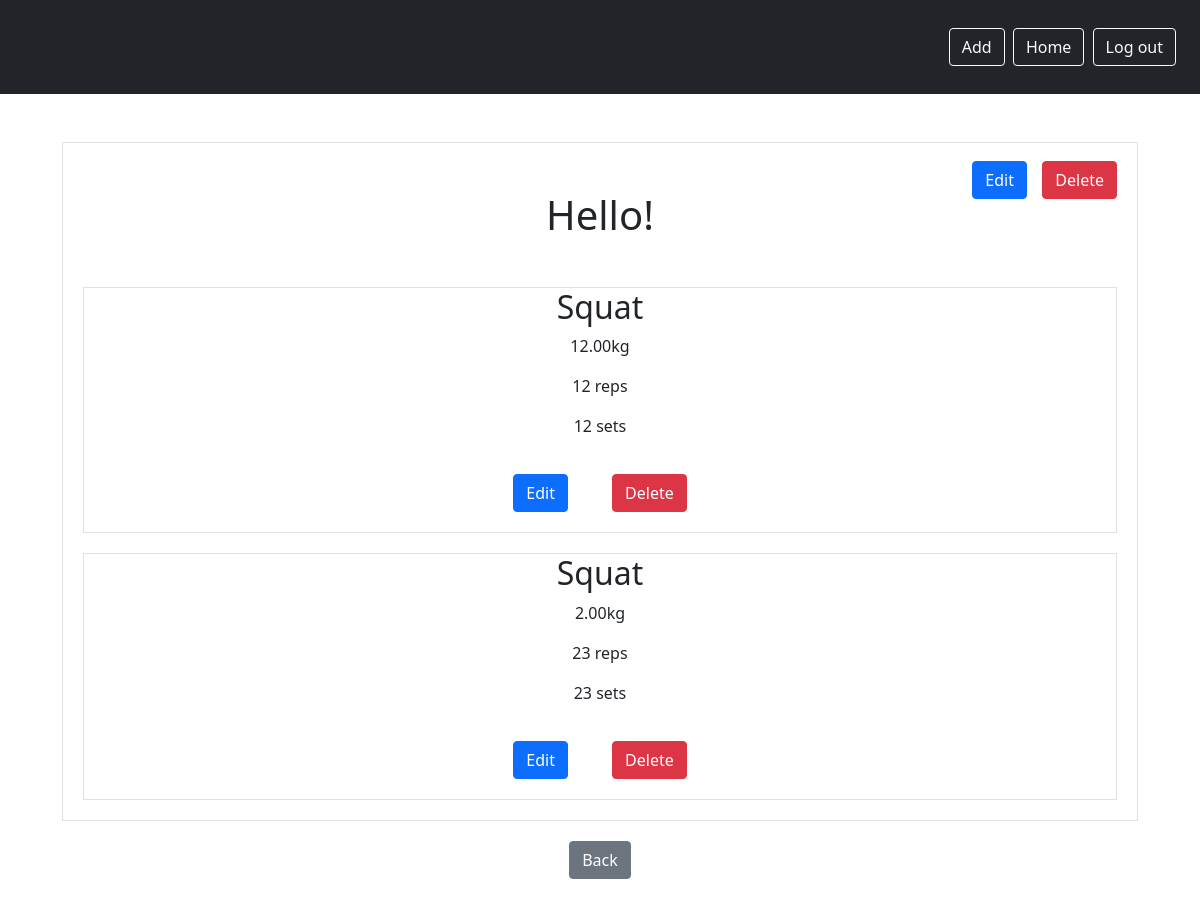
Screenshot of /workouts/11 (signed in) with the database file from the repository.
### workouts/models.py (models this page shows, shortened)
class Workouts(models.Model):
    title = models.CharField(max_length=200)
    created = models.DateTimeField(auto_now_add=True)
    user = models.ForeignKey(User, on_delete=models.CASCADE, related_name="workouts")

class Exercise(models.Model):
    workouts = forms.ModelChoiceField(queryset=Workouts.objects.all())
    exercise = models.CharField(max_length=100)
    weight = models.DecimalField(max_digits=6, decimal_places=2)
    reps = models.IntegerField()
    sets = models.IntegerField()
    workouts = models.ForeignKey(Workouts, on_delete=models.CASCADE)

### workouts/views.py (the view)
# urls.py: path('workouts/<int:pk>', views.WorkoutsDetailView.as_view(), name='workouts_detail'),
class WorkoutsDetailView(LoginRequiredMixin, DetailView):
    model = Workouts
    context_object_name = 'workout'
    login_url = '/admin'

### workouts/templates/workouts/workouts_detail.html (shortened to what this page needs)
{% load static %}
<!DOCTYPE html>
<html lang="en">
<head>
    <link href="https://cdn.jsdelivr.net/npm/bootstrap@5.0.1/dist/css/bootstrap.min.css" rel="stylesheet">
    <link rel="stylesheet" type="text/css" href="{% static 'css/styles.css' %}">
</head>
<body>
    <nav class="navbar navbar-dark bg-dark">
        <div class="ms-auto">
          {% if user.is_authenticated %}
          <a href="{% url 'exercise_add' workout.id %}" class="btn btn-outline-light me-1">Add</a>
          <a href="{% url 'workouts_list'%}" class="btn btn-outline-light me-1">Home</a>
          <a href="{% url 'logout'%}" class="btn btn-outline-light me-1">Log out</a>
          {% else %}
          <a href="{% url 'signup' %}" class="btn btn-outline-light me-1">Sign Up</a>
          <a href="{% url 'login' %}" class="btn btn-outline-light me-1">Log in</a>
          {% endif %}
        </div>
      </nav>
    <div class="my-5 text-center container">
      <div class="border round">
        <div class="workout-container">
          <div>
            <h1 class="my-5">{{ workout.title }}</h1>
            <a href="{% url 'workouts_edit' workout.id %}" class="btn btn-primary edit-btn edit-top-right">Edit</a>
            <a href="{% url 'workouts_delete' pk=workout.id %}" class="btn btn-danger del-btn del-top-right">Delete</a>
          </div>
        </div>
          {% for exercise in workout.exercise_set.all %}
          <div class="exercise-details border round">
            <h2>{{ exercise.exercise }}</h2>
            <p>{{ exercise.weight }}kg</p>
            <p>{{ exercise.reps }} reps</p>
            <p>{{ exercise.sets }} sets</p>
            <a href="{% url 'exercise_edit' exercise.id %}" class="btn btn-primary edit-btn">Edit</a>
            <a href="{% url 'exercise_delete' pk=exercise.id %}" class="btn btn-danger del-btn">Delete</a>
          </div>
          {% empty %}
            <p>No exercises found.</p>
          {% endfor %}
        </div>
        <a href="{% url 'workouts_list' %}" class="btn btn-secondary">Back</a>
    </div>
</body>
</html>

### static/css/styles.css (style rules this page uses)
div { margin: 20px; }
.exercise-details { border: 1px solid blue; }
.edit-btn, .del-btn { margin: 20px; }
.workout-container { position: relative; }
.edit-top-right { position: absolute; top: -50px; right: 70px; }
.del-top-right { position: absolute; top: -50px; right: -20px; }

### rows the page displays
Workouts: title "Hello!"
Exercise: exercise "Squat", weight "12.00", reps "12", sets "12"
Exercise: exercise "Squat", weight "2.00", reps "23", sets "23"
